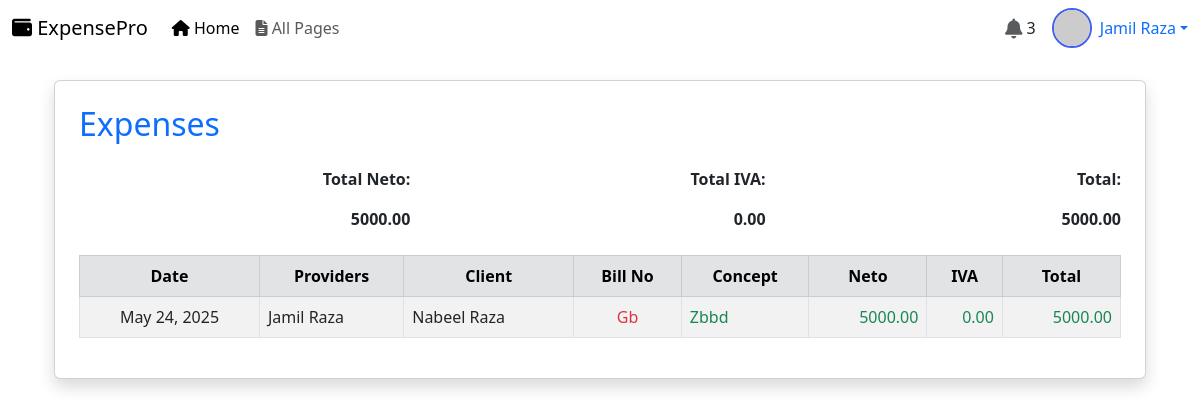
/Expenses (signed in), run on the app's committed database.
### app/models.py (models this page shows, shortened)
class Expense(models.Model):
    date = models.DateField()
    provider = models.ForeignKey(add_providers_details , on_delete=models.CASCADE)
    client = models.ForeignKey(Client_details, on_delete=models.CASCADE)
    bill_no = models.CharField(max_length=120)
    concept = models.CharField(max_length=120)
    neto = models.DecimalField(max_digits=10,decimal_places=2)
    iva = models.DecimalField(max_digits=10, decimal_places=2, default=0.0)
    total = models.DecimalField(max_digits=10, decimal_places=2)

class add_providers_details(models.Model):
    name = models.CharField(max_length=255)
    cif_cif = models.CharField(max_length=50, unique=True)
    direction = models.TextField()
    postal_code = models.CharField(max_length=6)
    city = models.CharField(max_length=100)
    province = models.CharField(max_length=100)
    phone = models.CharField(max_length=15)
    email = models.EmailField(unique=True)
    account_number = models.CharField(max_length=150)

class Client_details(models.Model):
    name = models.CharField(max_length=255)
    cif_nif = models.CharField(max_length=50, unique=True)
    direction = models.TextField()
    postal_code = models.CharField(max_length=6)
    city = models.CharField(max_length=100)
    province = models.CharField(max_length=100)
    phone = models.CharField(max_length=15)
    email = models.EmailField(unique=True)

### app/views.py (the view)
# urls.py: path('Expenses', views.Expenses, name="expenses"),
@custom_login_required
def Expenses(request):
    expenses = Expense.objects.all()
    total_neto = sum(expense.neto for expense in expenses)
    total_iva = sum(expense.iva for expense in expenses)
    total_total = sum(expense.total for expense in expenses)
    return render (request, 'expenses.html',
                   {'expenses' : expenses,
                    'total_neto' : total_neto,
                    'total_iva' : total_iva,
                    'total_total' : total_total})

### app/views.py (called while the page is built)
def custom_login_required(view_func):
    @wraps(view_func)
    def wrapper(request, *args, **kwargs):
        if request.user.is_authenticated:
            return view_func(request, *args, **kwargs)
        else:
            return render(request, 'page_not_found.html', status=401)  # or custom template
    return wrapper

### template/expenses.html (shortened to what this page needs)
{% extends "base.html" %}
{% block content %}
<div class="container mt-4">
    <div class="card shadow p-4">
        <h2 class="mb-4 text-primary">Expenses</h2>
        <div class="row mb-3">
            <div class="col-md-4 text-end">
                <strong>Total Neto:</strong>
            </div>
            <div class="col-md-4 text-end">
                <strong>Total IVA:</strong>
            </div>
            <div class="col-md-4 text-end">
                <strong>Total:</strong>
            </div>
        </div>
        <div class="row mb-4">
            <div class="col-md-4 text-end">
                <span class="fw-bold">{{ total_neto }}</span>
            </div>
            <div class="col-md-4 text-end">
                <span class="fw-bold">{{ total_iva }}</span>
            </div>
            <div class="col-md-4 text-end">
                <span class="fw-bold">{{ total_total }}</span>
            </div>
        </div>
        <div class="table-responsive">
            <table class="table table-bordered table-striped align-middle">
                <thead class="table-secondary text-center">
                    <tr>
                        <th>Date</th>
                        <th>Providers</th>
                        <th>Client</th>
                        <th>Bill No</th>
                        <th>Concept</th>
                        <th>Neto</th>
                        <th>IVA</th>
                        <th>Total</th>
                    </tr>
                </thead>
                <tbody>
                    {% for expense in expenses %}
                    <tr>
                        <td class="text-center">{{ expense.date }}</td>
                        <td class="text-start">{{ expense.provider.name }}</td>
                        <td class="text-start">{{ expense.client.name }}</td>
                        <td class="text-center text-danger">{{ expense.bill_no }}</td>
                        <td class="text-start text-success">{{ expense.concept }}</td>
                        <td class="text-end text-success">{{ expense.neto }}</td>
                        <td class="text-end text-success">{{ expense.iva }}</td>
                        <td class="text-end text-success">{{ expense.total }}</td>
                    </tr>
                    {% endfor %}
                </tbody>
            </table>
        </div>
    </div>
</div>
{% endblock %}

### template/base.html (style rules this page uses)
:root { --primary-color: #4361ee; --secondary-color: #3a0ca3; --light-color: #f8f9fa; --dark-color: #212529; }
body { font-family: 'Segoe UI', Tahoma, Geneva, Verdana, sans-serif; }

### data on the page
Expense: date "May 24, 2025", provider.name "Jamil Raza", client.name "Nabeel Raza", bill_no "Gb", concept "Zbbd", neto "5000.00", iva "0.00", total "5000.00"

### other printed values
{{ total_neto }} "5000.00"
{{ total_iva }} "0.00"
{{ total_total }} "5000.00"
